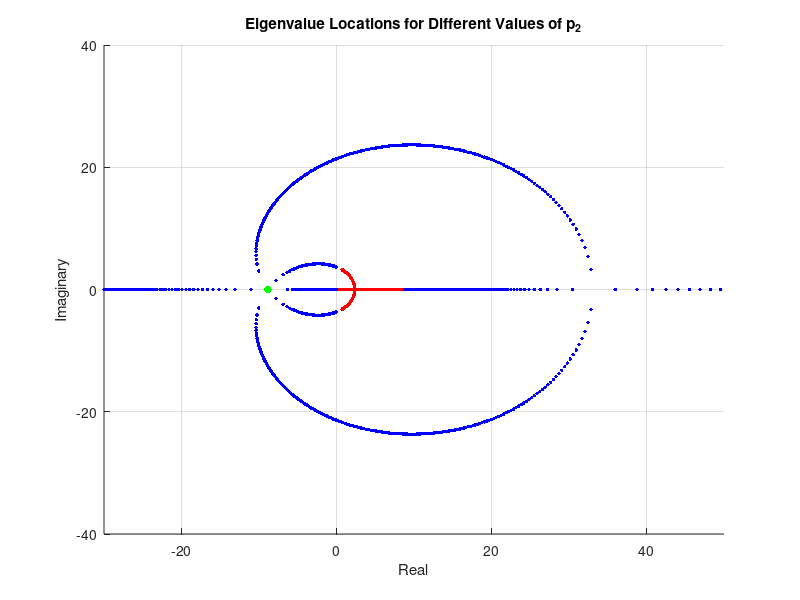

MATLAB code to generate this figure:
% Constants
g = 9.81;   % m/s^2
L = 0.125;  % distance from pendulum's centre of mass to pivot in m
a = 0.016;  % radius of pulley in m
m = 0.32;   % mass of pendulum in kg
M = 0.7;    % mass of carriage in kg
I = 8e-5;   % moment of inertia on motor shaft in kg m^2
km = 0.08;  % torque motor constant in Nm/A
ka = -0.50; % amplifier constant in A/V
gamma = M/m + I/(m*a^2);

% State-space matrices
omega_1 = sqrt(g/L);
omega_0 = omega_1 * sqrt(1 + 1/gamma);

Ap = [0, 1, 0, 0;
      0, 0, omega_0^2 - omega_1^2, 0;
      0, 0, 0, 1;
      0, 0, omega_0^2, 0];

B = [0; 1; 0; 1];

opamp_p = diag([10, 20, 30, -20]);  % for inverted pendulum controller

Sp = diag([-1/12.5, -1/2.23, L/3.18, -L/0.64]);

Cp = -(ka*km/(m*a*gamma)) * (Sp \ opamp_p);

% Create state-space model
sys = ss(Ap, B, Cp, 0);

% Define gain range for k2
k2_range = [-logspace(3, -5, 500), logspace(-1, 3, 1500)];  % Adjust the range and number of gains as needed

% Set fixed values for k1, k3, and k4

k1 = - omega_1^2;
k2 = -4 * omega_1;
k3 = omega_0^2 + 7 * omega_1^2;
k4 = 8 * omega_1;

K = [k1, k2, k3, k4] / Cp;
k1 = K(1); k2 = K(2); k3 = K(3); k4 = K(4);

figure;
hold on;
for k2_iter = k2_range
    K_p = [k1, k2_iter, k3, k4];
    eig_values_p = eig(Ap - B * K_p * Cp);
    if k2_iter > 0
        plot(real(eig_values_p), imag(eig_values_p), 'b.', 'MarkerSize', 8);
    else
        plot(real(eig_values_p), imag(eig_values_p), 'r.', 'MarkerSize', 8);
    end
end

K_p = [k1, k2, k3, k4];
eig_values_p = eig(Ap - B * K_p * Cp);
plot(real(eig_values_p), imag(eig_values_p), 'g.', 'MarkerSize', 16);

xlabel('Real');
ylabel('Imaginary');
xlim([-30,50]);
ylim([-40,40])
title('Eigenvalue Locations for Different Values of p_2');
grid on;
